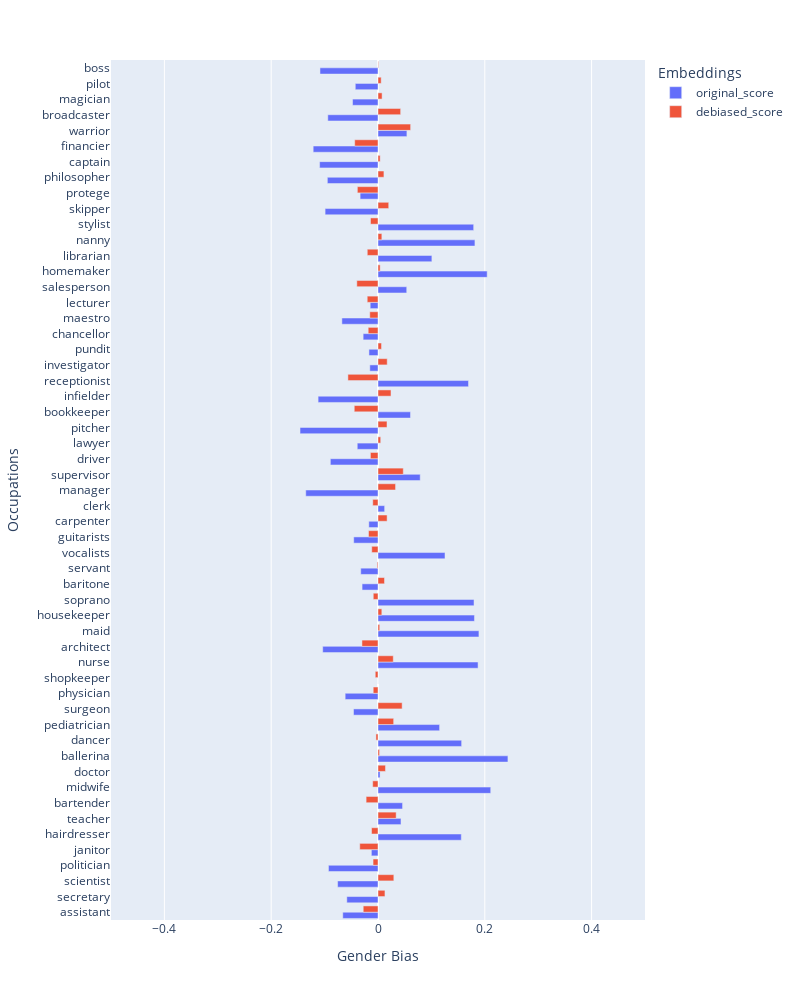

Notebook cell for this chart:
### Code cell
bias_df=get_bias_score_df_from_list(gender_bias_original,gender_bias_after_debiasing, occupations,vocab_cleaned,deb_vocab_gender)
plot_bias_bar(bias_df, "Gender bias on occupations (original vs debiased)", "Occupations")

### Figure 1 — Plotly figure (JSON) as saved in the notebook; plotly's stock layout.template omitted (floating-point values rounded to 4 significant figures)
{"data": [{"alignmentgroup": "True", "hovertemplate": "Embeddings=original_score<br>Gender Bias=%{x}<br>Occupations=%{y}<extra></extra>", "legendgroup": "original_score", "marker": {"color": "#636efa", "pattern": {"shape": ""}}, "name": "original_score", "offsetgroup": "original_score", "orientation": "h", "showlegend": true, "textposition": "auto", "type": "bar", "x": [-0.06595, -0.05841, -0.07561, -0.09276, -0.01242, 0.156, 0.04304, 0.04598, 0.2111, 0.003835, 0.2433, 0.1566, 0.1153, -0.04588, -0.06149, 9.006e-05, 0.1874, -0.1035, 0.189, 0.1806, 0.1798, -0.02981, -0.0323, 0.1255, -0.04549, -0.01718, 0.01243, -0.1353, 0.07902, -0.08921, -0.03884, -0.146, 0.06089, -0.1122, 0.1695, -0.01533, -0.01696, -0.0278, -0.06761, -0.01461, 0.05381, 0.2045, 0.1009, 0.1815, 0.1792, -0.09907, -0.0335, -0.09485, -0.1094, -0.1214, 0.05412, -0.09398, -0.04764, -0.04254, -0.1086], "xaxis": "x", "y": ["assistant", "secretary", "scientist", "politician", "janitor", "hairdresser", "teacher", "bartender", "midwife", "doctor", "ballerina", "dancer", "pediatrician", "surgeon", "physician", "shopkeeper", "nurse", "architect", "maid", "housekeeper", "soprano", "baritone", "servant", "vocalists", "guitarists", "carpenter", "clerk", "manager", "supervisor", "driver", "lawyer", "pitcher", "bookkeeper", "infielder", "receptionist", "investigator", "pundit", "chancellor", "maestro", "lecturer", "salesperson", "homemaker", "librarian", "nanny", "stylist", "skipper", "protege", "philosopher", "captain", "financier", "warrior", "broadcaster", "magician", "pilot", "boss"], "yaxis": "y"}, {"alignmentgroup": "True", "hovertemplate": "Embeddings=debiased_score<br>Gender Bias=%{x}<br>Occupations=%{y}<extra></extra>", "legendgroup": "debiased_score", "marker": {"color": "#EF553B", "pattern": {"shape": ""}}, "name": "debiased_score", "offsetgroup": "debiased_score", "orientation": "h", "showlegend": true, "textposition": "auto", "type": "bar", "x": [-0.02766, 0.01304, 0.02965, -0.009252, -0.03418, -0.01209, 0.034, -0.02224, -0.009966, 0.01399, 0.002899, -0.003845, 0.02933, 0.04521, -0.008957, -0.005154, 0.02859, -0.03005, 0.003246, 0.007171, -0.008862, 0.01217, -0.001536, -0.0117, -0.0178, 0.01704, -0.009814, 0.03289, 0.04734, -0.0142, 0.005068, 0.01687, -0.04446, 0.0243, -0.05636, 0.01725, 0.006606, -0.01835, -0.01541, -0.02018, -0.03966, 0.004034, -0.02009, 0.007216, -0.01403, 0.02008, -0.03868, 0.0111, 0.004064, -0.04363, 0.06111, 0.04242, 0.007665, 0.00596, 0.000979], "xaxis": "x", "y": ["assistant", "secretary", "scientist", "politician", "janitor", "hairdresser", "teacher", "bartender", "midwife", "doctor", "ballerina", "dancer", "pediatrician", "surgeon", "physician", "shopkeeper", "nurse", "architect", "maid", "housekeeper", "soprano", "baritone", "servant", "vocalists", "guitarists", "carpenter", "clerk", "manager", "supervisor", "driver", "lawyer", "pitcher", "bookkeeper", "infielder", "receptionist", "investigator", "pundit", "chancellor", "maestro", "lecturer", "salesperson", "homemaker", "librarian", "nanny", "stylist", "skipper", "protege", "philosopher", "captain", "financier", "warrior", "broadcaster", "magician", "pilot", "boss"], "yaxis": "y"}], "layout": {"barmode": "group", "height": 1000, "legend": {"title": {"text": "Embeddings"}, "tracegroupgap": 0}, "margin": {"t": 60}, "width": 800, "xaxis": {"anchor": "y", "domain": [0, 1], "range": [-0.5, 0.5], "title": {"text": "Gender Bias"}}, "yaxis": {"anchor": "x", "domain": [0, 1], "title": {"text": "Occupations"}}}}
